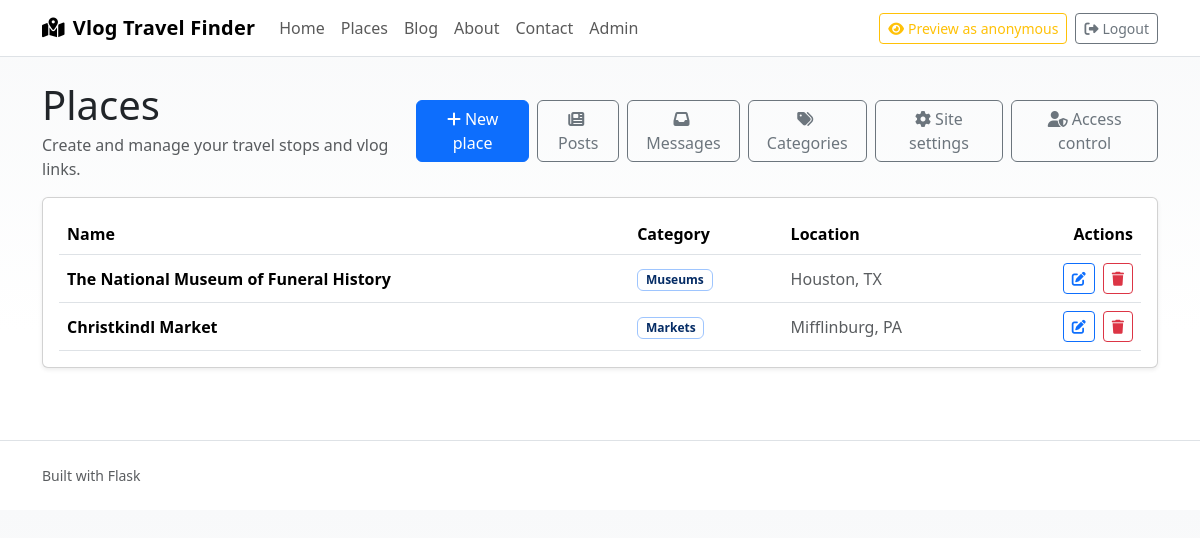
The app's page /admin/places (signed in) with its own data.
### vlog_site/models.py (models this page shows, shortened)
class Base(DeclarativeBase):
    pass

class Place(Base):
    __tablename__ = "place"
    id: Mapped[int] = mapped_column(primary_key=True)
    name: Mapped[str] = mapped_column(String, nullable=False)
    category_id: Mapped[int | None] = mapped_column(ForeignKey("category.id"), nullable=True)
    address: Mapped[str | None] = mapped_column(String, nullable=True)
    city: Mapped[str | None] = mapped_column(String, nullable=True)
    state: Mapped[str | None] = mapped_column(String, nullable=True)
    zipcode: Mapped[str | None] = mapped_column(String, nullable=True)
    latitude: Mapped[float | None] = mapped_column(nullable=True)
    longitude: Mapped[float | None] = mapped_column(nullable=True)
    venue_website_url: Mapped[str | None] = mapped_column(String, nullable=True)
    venue_youtube_url: Mapped[str | None] = mapped_column(String, nullable=True)
    venue_tiktok_url: Mapped[str | None] = mapped_column(String, nullable=True)
    venue_instagram_url: Mapped[str | None] = mapped_column(String, nullable=True)
    venue_facebook_url: Mapped[str | None] = mapped_column(String, nullable=True)
    vlog_youtube_url: Mapped[str | None] = mapped_column(String, nullable=True)
    vlog_tiktok_url: Mapped[str | None] = mapped_column(String, nullable=True)
    vlog_instagram_url: Mapped[str | None] = mapped_column(String, nullable=True)
    notes: Mapped[str | None] = mapped_column(Text, nullable=True)
    created_at: Mapped[str] = mapped_column(
        String,
        nullable=False,
        default=lambda: datetime.now(timezone.utc).isoformat(timespec="seconds"),
    )
    updated_at: Mapped[str] = mapped_column(
        String,
        nullable=False,
        default=lambda: datetime.now(timezone.utc).isoformat(timespec="seconds"),
    )
    category: Mapped[Category | None] = relationship("Category")

class Category(Base):
    __tablename__ = "category"
    id: Mapped[int] = mapped_column(primary_key=True)
    name: Mapped[str] = mapped_column(String, unique=True, nullable=False)

### vlog_site/blueprints/admin.py (the view)
@admin_bp.route("/places")
@admin_required
def admin_places() -> str:
    db = get_session(current_app)
    rows = (
        db.execute(
            select(Place)
            .order_by(text("updated_at DESC"), Place.id.desc())
            .limit(500)
        )
        .scalars()
        .all()
    )
    places = [
        {
            "id": p.id,
            "name": p.name,
            "city": p.city,
            "state": p.state,
            "category_name": p.category.name if getattr(p, "category", None) else None,
        }
        for p in rows
    ]
    return render_template("admin/places.html", places=places)

### vlog_site/blueprints/admin.py (called while the page is built)
def is_admin() -> bool:
    user_id = session.get("user_id")
    if user_id is None:
        return False
    db = get_session(current_app)
    user = db.execute(select(User).where(User.id == user_id)).scalars().first()
    return user is not None and user.role == "admin"

@admin_bp.before_request
def _admin_auth_gate():
    if is_admin():
        return None
    if request.endpoint in {"admin.admin_login", "admin.admin_index"}:
        return None
    flash("Please log in to access the admin area", "error")
    next_url = request.full_path if request.query_string else request.path
    return redirect(url_for("auth.login", next=next_url))

def admin_required(view):
    @functools.wraps(view)
    def wrapped(*args, **kwargs):
        if not is_admin():
            flash("Please log in to access the admin area", "error")
            next_url = request.full_path if request.query_string else request.path
            return redirect(url_for("auth.login", next=next_url))
        return view(*args, **kwargs)
    return wrapped

### vlog_site/context.py (called while the page is built)
def inject_globals():
    db = get_session(current_app)
    user_id = session.get("user_id")
    is_anonymous_preview = bool(session.get("anonymous_preview"))
    user = None
    if user_id is not None:
        user = db.execute(select(User).where(User.id == user_id)).scalars().first()
    return {
        "current_user": None if is_anonymous_preview else user,
        "is_authenticated": (user is not None and not is_anonymous_preview),
        "is_admin": (user is not None and user.role == "admin"),
        "is_anonymous_preview": is_anonymous_preview,
        "contact_email": get_setting(db, "contact_email"),
        "contact_phone": get_setting(db, "contact_phone"),
    }

### vlog_site/db.py (called while the page is built)
def _is_sqlite(database_url: str) -> bool:
    return database_url.startswith("sqlite:")

def _configure_sqlite(engine: Engine) -> None:
    @event.listens_for(engine, "connect")
    def _set_sqlite_pragma(dbapi_connection, _connection_record):
        try:
            cursor = dbapi_connection.cursor()
            cursor.execute("PRAGMA foreign_keys=ON")
            cursor.close()
        except Exception:
            pass

def get_engine(app: Flask) -> Engine:
    if "engine" not in g:
        database_url = app.config["DATABASE_URL"]
        engine = create_engine(database_url, future=True)
        if _is_sqlite(database_url):
            _configure_sqlite(engine)
        g.engine = engine
    return g.engine

### templates/admin/places.html (shortened to what this page needs)
{% extends "base.html" %}
{% block content %}
  <div class="d-flex flex-column flex-md-row align-items-md-center justify-content-between gap-2 mb-3">
    <div>
      <h1 class="mb-1">Places</h1>
      <div class="text-muted">Create and manage your travel stops and vlog links.</div>
    </div>
    <div class="d-flex gap-2">
      <a class="btn btn-primary" href="{{ url_for('admin.admin_place_new') }}">
        <i class="fa-solid fa-plus me-1"></i>New place
      </a>
      <a class="btn btn-outline-secondary" href="{{ url_for('admin.admin_posts') }}">
        <i class="fa-solid fa-newspaper me-1"></i>Posts
      </a>
      <a class="btn btn-outline-secondary" href="{{ url_for('admin.admin_messages') }}">
        <i class="fa-solid fa-inbox me-1"></i>Messages
      </a>
      <a class="btn btn-outline-secondary" href="{{ url_for('admin.admin_categories') }}">
        <i class="fa-solid fa-tags me-1"></i>Categories
      </a>
      <a class="btn btn-outline-secondary" href="{{ url_for('admin.admin_settings') }}">
        <i class="fa-solid fa-gear me-1"></i>Site settings
      </a>
      <a class="btn btn-outline-secondary" href="{{ url_for('admin.admin_access_control') }}">
        <i class="fa-solid fa-user-shield me-1"></i>Access control
      </a>
    </div>
  </div>
  <div class="card shadow-sm">
    <div class="card-body">
      {% if places %}
        <div class="table-responsive">
          <table class="table align-middle mb-0">
            <thead>
              <tr>
                <th>Name</th>
                <th>Category</th>
                <th>Location</th>
                <th class="text-end">Actions</th>
              </tr>
            </thead>
            <tbody>
              {% for p in places %}
                <tr>
                  <td class="fw-semibold">{{ p['name'] }}</td>
                  <td>
                    {% if p['category_name'] %}
                      <span class="badge text-bg-primary-subtle border border-primary-subtle text-primary-emphasis">{{ p['category_name'] }}</span>
                    {% else %}
                      <span class="text-muted">Uncategorized</span>
                    {% endif %}
                  </td>
                  <td class="text-muted">
                    {% if p['city'] %}{{ p['city'] }}{% endif %}{% if p['city'] and p['state'] %}, {% endif %}{% if p['state'] %}{{ p['state'] }}{% endif %}
                  </td>
                  <td class="text-end">
                    <div class="d-inline-flex gap-2">
                      <a class="btn btn-sm btn-outline-primary" href="{{ url_for('admin.admin_place_edit', place_id=p['id']) }}">
                        <i class="fa-solid fa-pen-to-square"></i>
                      </a>
                      <form method="post" action="{{ url_for('admin.admin_place_delete', place_id=p['id']) }}" class="mb-0" onsubmit="return confirm('Delete this place?');">
                        <button type="submit" class="btn btn-sm btn-outline-danger">
                          <i class="fa-solid fa-trash"></i>
                        </button>
                      </form>
                    </div>
                  </td>
                </tr>
              {% endfor %}
            </tbody>
          </table>
        </div>
      {% else %}
        <p class="mb-3">No places yet.</p>
        <a class="btn btn-primary" href="{{ url_for('admin.admin_place_new') }}">
          <i class="fa-solid fa-plus me-1"></i>Create the first place
        </a>
      {% endif %}
    </div>
  </div>
{% endblock %}

### static/style.css (style rules this page uses)
body { background: linear-gradient(180deg, #f8f9fa 0%, #ffffff 65%); }

### records on screen
Place: name "The National Museum of Funeral History", city "Houston", state "TX"
Category: category_name "Museums"
Place: name "Christkindl Market", city "Mifflinburg", state "PA"
Category: category_name "Markets"
